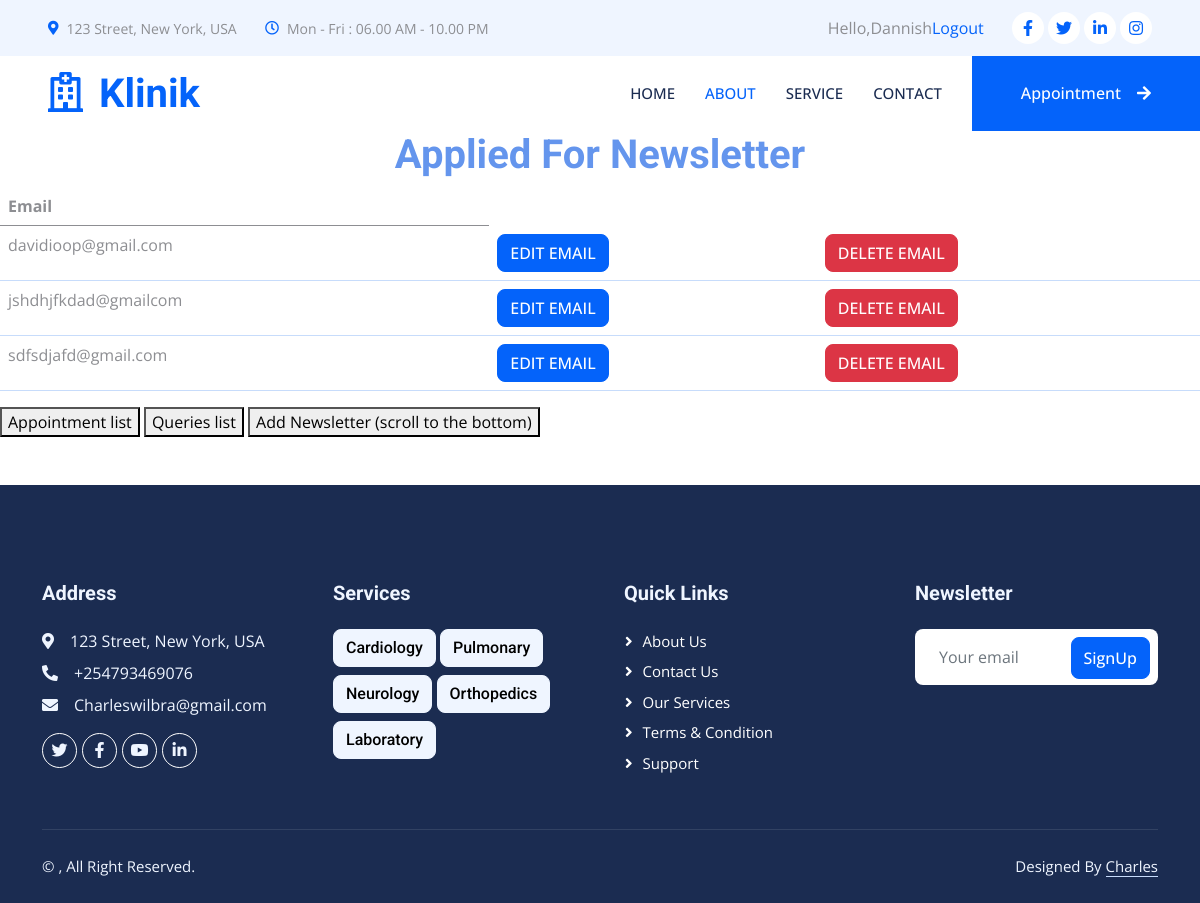
The app's page /hosi/newsletterlist/ (signed in), older data.
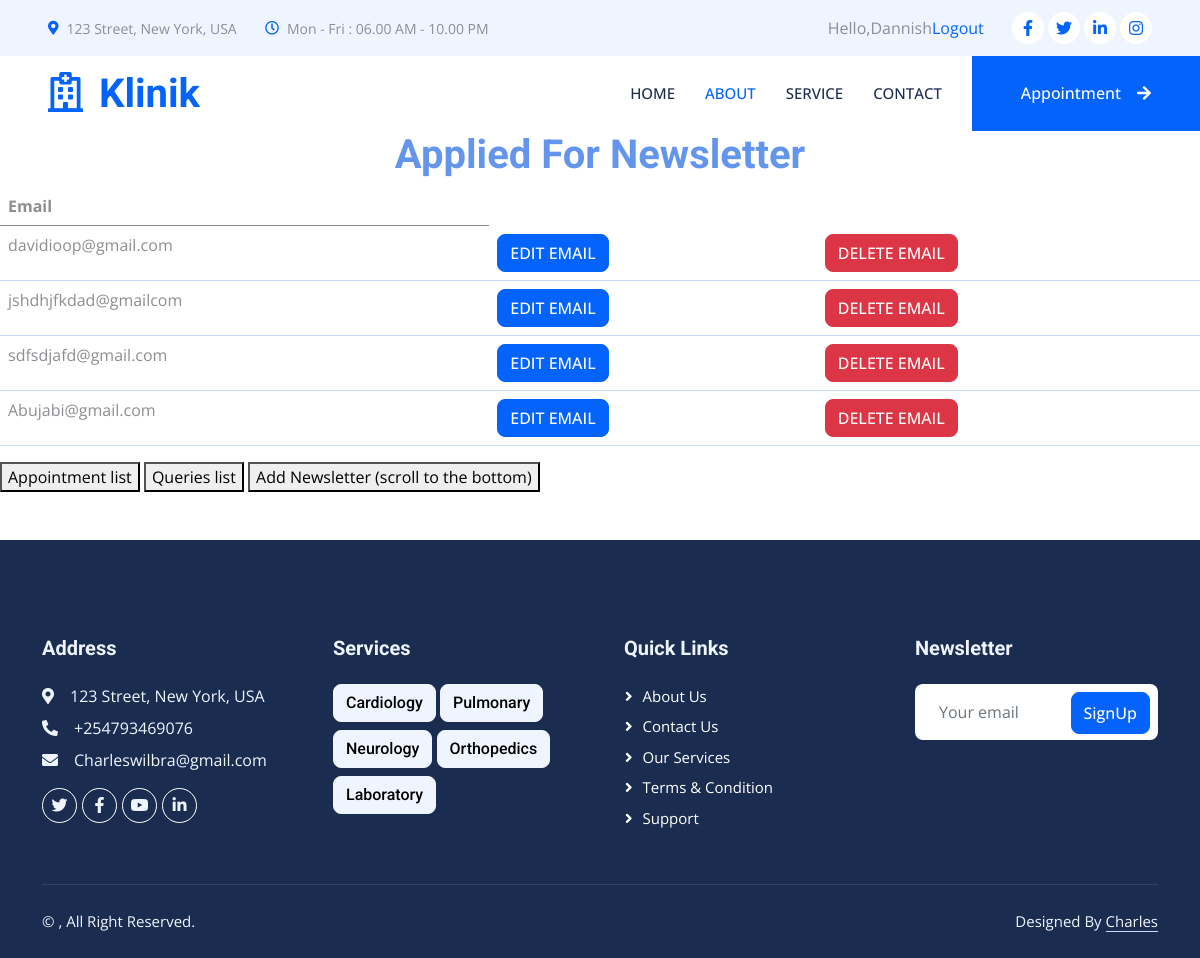
The same page, newer data.
### hosi/models.py (models this page shows, shortened)
class Newsletter(models.Model):
    email = models.TextField()
    objects = models.Manager()

### hosi/views.py (the view)
# urls.py: path('newsletterlist/', views.Newsletterlist, name='newsletterlist'),
@login_required(login_url='loginPage')
def Newsletterlist(request):
    newsletters = Newsletter.objects.all()
    return render(request, 'newsletterlist.html',{'newsletters': newsletters})

### hosi/templates/newsletterlist.html (shortened to what this page needs)
{% extends "base.html" %}
{% block content %}
<table class="table">
    <h1 style="text-align: center;color: cornflowerblue">Applied For Newsletter</h1>
    <thead>
    <tr>
        <th>Email</th>
    </tr>
    </thead>
    <tbody>
       {% for y in newsletters %}
          <tr>
              <td>{{ y.email }}</td>
              <td>
                  <a href="{% url 'editnewsletter' y.id %}" class="btn btn-primary" type="button" >EDIT EMAIL</a>
              </td>
              <td>
                  <a href="{% url 'deletenewsletter' y.id %}" class="btn btn-danger" type="button" onclick="return confirm('Are you sure you want to delete the email?')">DELETE EMAIL</a>
              </td>
          </tr>
       {% endfor %}
    </tbody>
</table>
<a href="{% url 'appointmentslist' %}">
    <button>Appointment list</button>
</a>
<a href="{% url 'querylist' %}">
    <button>Queries list</button>
</a>
<a href="{% url 'index' %}">
    <button>Add Newsletter (scroll to the bottom)</button>
</a>
{% endblock %}

Row changes from the older to the newer data that the page shows:
added Newsletter: email "Abujabi@gmail.com"
